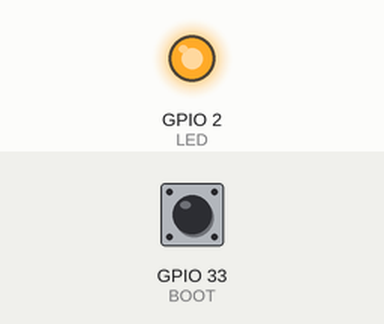
This sketch was run on a simulated ESP32. On the bench: output pins drawn as LEDs (lit = HIGH). Dashed ring = blinking. The inputs (shaded band) are chosen by the test bench; at power-on: GPIO 33 (BOOT) LOW.

Above: at 1.2 s.
1.3 s: GPIO 33 (BOOT) pulsed HIGH 5 times (0.12 s each, 0.3 s apart)
At 1.76 s:
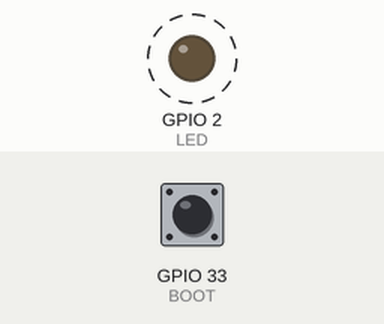
4.3 s: GPIO 33 (BOOT) driven HIGH
At 4.7 s:
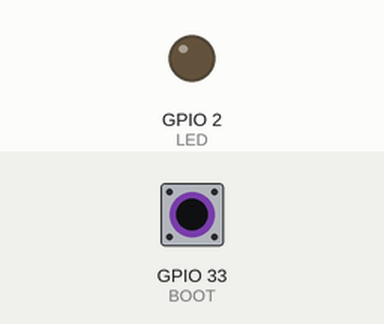
Timing chart, 0 to 7.3 s (numbered marks = the images above; inputs shaded):
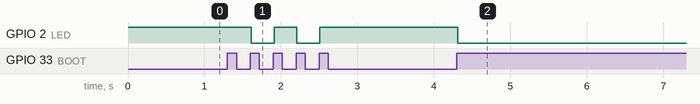

The sketch:

BOOT.ino
```cpp
#include <Arduino.h>
#define BOOT 33//定义开关输入引脚
#define LED  2  //定义LED输出引脚
bool    i=0;   //定义开关状态值

void setup() {
  pinMode(BOOT, INPUT_PULLDOWN);//设置按键引脚为输入下拉电阻模式
  pinMode(LED, OUTPUT);//设置LDE接线引脚为输出模式
  digitalWrite(LED, 1);//设定LED接线引脚电平初始值
}


void loop() {
  if (digitalRead(BOOT))
  {
    delay(10);//延时10ms，消抖
    if(digitalRead(BOOT))
    {
      i=!i;
      digitalWrite(LED,i);
    }
    i=!i;
  }
}
```

Measured:
- after the input at 1.3 s, GPIO 2 (LED): alternates HIGH for 0.30 s and LOW for 0.30 s, 4 changes in all, then stays HIGH, starting after 0.31 s
- after the input at 4.3 s, GPIO 2 (LED): HIGH → LOW at once
